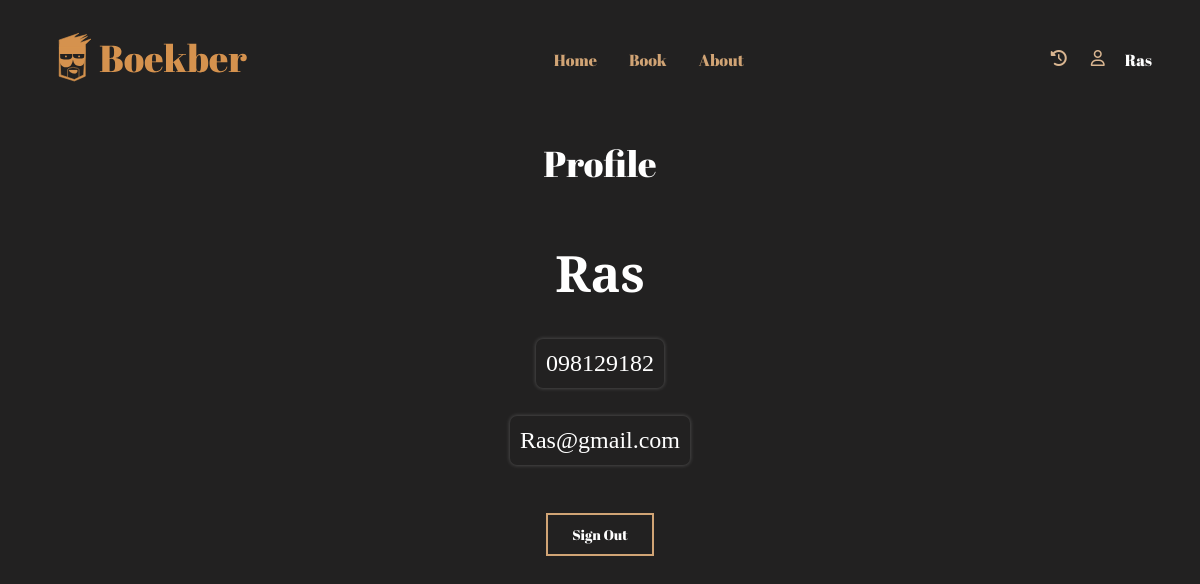
Page /Features/Profile/Profile.php (signed in) on the committed database.
### tables this page shows
CREATE TABLE `user` (
  `id` int(32) NOT NULL,
  `Username` varchar(255) NOT NULL,
  `Password` varchar(255) NOT NULL,
  `Email` varchar(255) NOT NULL,
  `Phone_Number` varchar(255) NOT NULL
);

### Features/Profile/Profile.php (the view, shortened to what this page needs)
<?php
include("../../Component/Configuration/configuration.php");
$iduser = $_SESSION["id"];
$QueryID = mysqli_query($con, "SELECT * FROM user WHERE id = '$iduser'");
$newQueryID = mysqli_query($con, "SELECT * FROM user WHERE id = '$iduser'");
?>
<!DOCTYPE html>
<html lang="en">
<head>
    <link rel="stylesheet" href="Profile.css">
</head>
<body>
    <section>
        <div class="container-navbar">
            <div class="navbar-logo">
                <img src="./../../Asset/Navbar Logo.svg" alt="Boekber">
            </div>
            <div class="navbar-list">
                <a href="../Home/Home_after_login.php">
                    <li>Home</li>
                </a>
                <a href="../../Features/Book/Book.php">
                    <li>Book</li>
                </a>
                <a href="../../Features/About/About.php">
                    <li>About</li>
                </a>
            </div>
            <div class="navbar-profile">
                <a href="../History/History.php">
                    <i class="fa-solid fa-clock-rotate-left"></i>
                </a>
                <div>
                    <a href="../Profile/Profile.php" class="profile-wrapper">
                        <i class="fa-regular fa-user"></i>
                        <?php
                        while ($baris = mysqli_fetch_array($QueryID)) {
                            echo "<h2> $baris[Username]</h2>";
                        }
                        ?>
                    </a>
                </div>
            </div>
        </div>
    </section>
    <section>
        <div class="profile-container">
            <div class="profile-header">
                <h1>Profile</h1>
            </div>
            <div class="profile-data">
                <?php
                while ($profile_data = mysqli_fetch_array($newQueryID)) {
                    echo "<h1> $profile_data[Username]</h1>";
                    echo "<h2> $profile_data[Phone_Number]</h2>";
                    echo "<h2> $profile_data[Email]</h2>";
                }
                ?>
            </div>
        </div>
    </section>
    <div class="signout-button">
        <a href="../Home/Home_before_login.php">
            <button>
                Sign Out
            </button>
        </a>
    </div>
</body>
</html>

### Features/Profile/Profile.css (style rules this page uses)
* { margin: 0; padding: 0; }
body { font-family: 'Plus Jakarta Sans'; background-color: #222121; }
i { color: #DAB691; width: 20px; height: 20px; }
.profile-wrapper { display: flex; flex-direction: row; align-items: center; }
.container-navbar { display: flex; justify-content: space-between; align-items: center; background-color: #222121; padding-top: 2rem; padding-left: 3rem; padding-right: 3rem; padding-bottom: 2rem; }
.navbar-profile { display: flex; flex-direction: row; column-gap: 20px; }
.navbar-profile h2 { padding-left: 14px; font-family: 'Abril Fatface'; font-style: normal; font-weight: 400; font-size: 16px; line-height: 22px; color: white; }
.navbar-list { display: flex; gap: 2rem; }
.navbar-list li { list-style: none; color: #D1A475; font-weight: 500; font-family: 'Abril Fatface'; font-style: normal; font-weight: 400; font-size: 16px; line-height: 22px; }
.navbar-list a { text-decoration: none; }
.profile-header { display: flex; justify-content: center; padding: 1.25rem 0 3rem 0; }
.profile-header h1 { font-family: 'Abril Fatface'; font-style: normal; font-weight: 400; font-size: 36px; line-height: 49px; color: white; }
.profile-data { display: flex; flex-direction: column; align-items: center; gap: 1.75rem; }
.profile-data h1 { font-family: 'EB Garamond'; font-style: normal; font-weight: 700; font-size: 50px; line-height: 65px; color: #FFFFFF; padding: 5px 10px; }
.profile-data h2 { font-family: 'EB Garamond'; font-style: normal; font-weight: 500; font-size: 24px; padding: 5px 10px; line-height: 39px; color: #FFFFFF; background: #222121; box-shadow: 0px 0px 4px rgba(255, 255, 255, 0.25); border-radius: 7px; }
a { text-decoration: none; }
.signout-button { padding: 3rem 0 0 0; display: flex; justify-content: center; }
button { font-family: 'Abril Fatface'; font-style: normal; font-weight: 400; font-size: 14px; color: white; background-color: transparent; border: 2px solid #D1A475; padding: 10px 24px; transition: .3s; }

### rows in the picture
user: Username "Ras", Phone_Number "098129182", Email "Ras@gmail.com"
